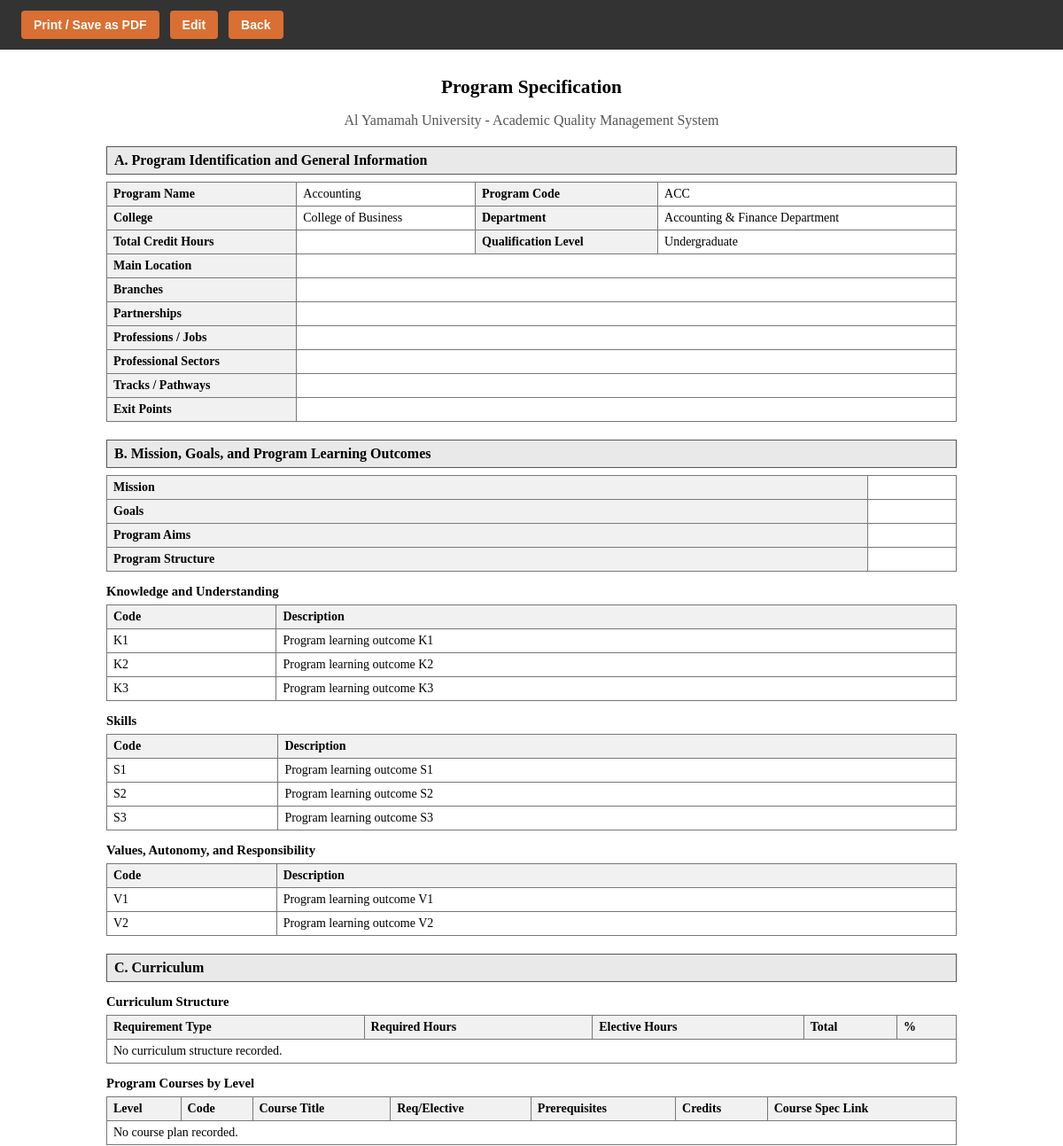
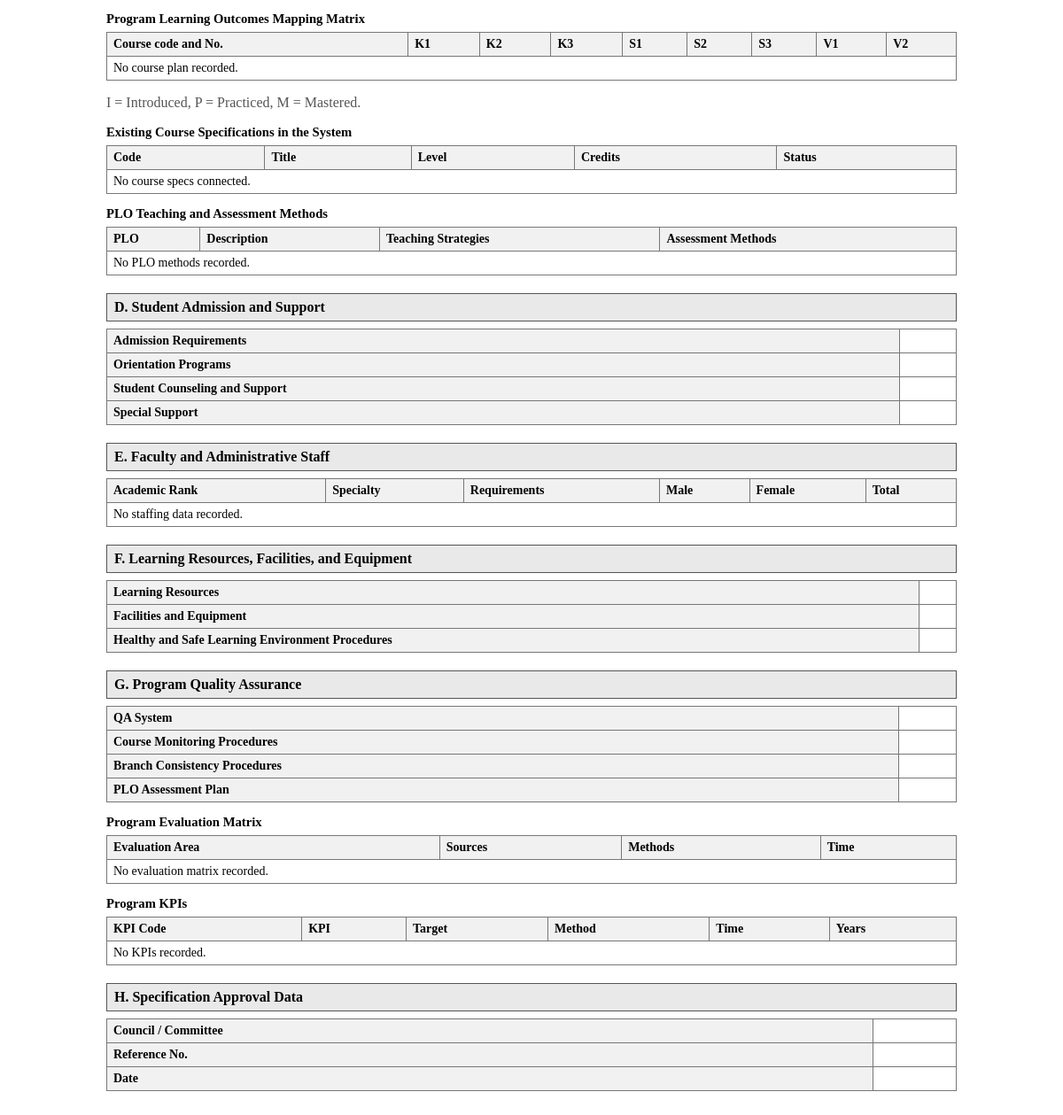
The page /program/view.php?id=2 (signed in) on the database its author committed (2 pictures, top to bottom).
### tables this page shows
CREATE TABLE `program_specs` (
  `program_id` int NOT NULL,
  `program_name` varchar(200) NOT NULL,
  `program_code` varchar(50) DEFAULT NULL,
  `college` varchar(150) DEFAULT NULL,
  `department` varchar(150) DEFAULT NULL,
  `credit_hours` int DEFAULT NULL,
  `qualification_level` varchar(100) DEFAULT NULL,
  `mission` text,
  `goals` text,
  `program_aims` text,
  `program_structure` text
);

CREATE TABLE `program_learning_outcomes` (
  `plo_id` int NOT NULL,
  `program_id` int NOT NULL,
  `plo_code` varchar(20) NOT NULL,
  `description` text NOT NULL,
  `category` enum('Knowledge','Skills','Values') NOT NULL
);

### program/view.php (the view, shortened to what this page needs)
<?php
require_once '../db.php';
$program_id = intval($_GET['id'] ?? 1);
function h($v){ return htmlspecialchars((string)($v ?? ''), ENT_QUOTES, 'UTF-8'); }
function rows(PDO $pdo, string $sql, int $id){ $q=$pdo->prepare($sql); $q->execute([$id]); return $q->fetchAll(); }
$stmt=$pdo->prepare('SELECT * FROM program_specs WHERE program_id=?');
$stmt->execute([$program_id]);
$program=$stmt->fetch();
$plos=rows($pdo,'SELECT * FROM program_learning_outcomes WHERE program_id=? ORDER BY category, plo_code',$program_id);
$kpis=rows($pdo,'SELECT * FROM program_kpis WHERE program_id=? ORDER BY kpi_code, id',$program_id);
$curriculum=rows($pdo,'SELECT * FROM program_curriculum_structure WHERE program_id=? ORDER BY id',$program_id);
$plan=rows($pdo,'SELECT * FROM program_course_plan WHERE program_id=? ORDER BY level_no, course_code',$program_id);
$methods=rows($pdo,'SELECT pm.*, p.plo_code, p.description FROM program_plo_methods pm JOIN program_learning_outcomes p ON pm.plo_id=p.plo_id WHERE pm.program_id=? ORDER BY p.category, p.plo_code',$program_id);
$staff=rows($pdo,'SELECT * FROM program_staffing WHERE program_id=? ORDER BY id',$program_id);
$evals=rows($pdo,'SELECT * FROM program_evaluation_matrix WHERE program_id=? ORDER BY id',$program_id);
$courseSpecs=rows($pdo,'SELECT course_id, course_code, course_title, course_level, credit_hours, status FROM course_specs WHERE program_id=? ORDER BY course_level, course_code',$program_id);
$mapping=[];
$ploByCategory=[]; foreach($plos as $p){ $ploByCategory[$p['category']][]=$p; }
?>
<!DOCTYPE html><html lang="en"><head><meta charset="UTF-8"><meta name="viewport" content="width=device-width, initial-scale=1.0"><title>Program Specification - <?php echo h($program['program_name']); ?></title></head><body>
<div class="no-print"><button onclick="window.print()">Print / Save as PDF</button><a href="edit.php?id=<?php echo $program_id; ?>">Edit</a><a href="../index.php">Back</a></div>
<div class="print-wrapper"><h1>Program Specification</h1><p class="center muted">Al Yamamah University - Academic Quality Management System</p>
<h2>A. Program Identification and General Information</h2>
<table><tr><th>Program Name</th><td><?php echo h($program['program_name']); ?></td><th>Program Code</th><td><?php echo h($program['program_code']); ?></td></tr><tr><th>College</th><td><?php echo h($program['college']); ?></td><th>Department</th><td><?php echo h($program['department']); ?></td></tr><tr><th>Total Credit Hours</th><td></td><th>Qualification Level</th><td><?php echo h($program['qualification_level']); ?></td></tr><tr><th>Main Location</th><td colspan="3"></td></tr><tr><th>Branches</th><td colspan="3"></td></tr><tr><th>Partnerships</th><td colspan="3"></td></tr><tr><th>Professions / Jobs</th><td colspan="3"></td></tr><tr><th>Professional Sectors</th><td colspan="3"></td></tr><tr><th>Tracks / Pathways</th><td colspan="3"></td></tr><tr><th>Exit Points</th><td colspan="3"></td></tr></table>
<h2>B. Mission, Goals, and Program Learning Outcomes</h2>
<table><tr><th>Mission</th><td></td></tr><tr><th>Goals</th><td></td></tr><tr><th>Program Aims</th><td></td></tr><tr><th>Program Structure</th><td></td></tr></table>
<?php if(empty($plos)): ?><p>No PLOs recorded.</p><?php else: foreach($ploByCategory as $cat=>$items): ?><h3><?php echo h($cat); ?></h3><table><tr><th>Code</th><th>Description</th></tr><?php foreach($items as $p): ?><tr><td><?php echo h($p['plo_code']); ?></td><td><?php echo h($p['description']); ?></td></tr><?php endforeach; ?></table><?php endforeach; endif; ?>
<h2>C. Curriculum</h2>
<h3>Curriculum Structure</h3><table><tr><th>Requirement Type</th><th>Required Hours</th><th>Elective Hours</th><th>Total</th><th>%</th></tr><?php if(empty($curriculum)): ?><tr><td colspan="5">No curriculum structure recorded.</td></tr><?php else: foreach($curriculum as $r): ?><tr><td><?php echo h($r['requirement_type']); ?></td><td><?php echo h($r['required_hours']); ?></td><td><?php echo h($r['elective_hours']); ?></td><td><?php echo h($r['total_hours']); ?></td><td><?php echo h($r['percentage']); ?></td></tr><?php endforeach; endif; ?></table>
<h3>Program Courses by Level</h3><table><tr><th>Level</th><th>Code</th><th>Course Title</th><th>Req/Elective</th><th>Prerequisites</th><th>Credits</th><th>Course Spec Link</th></tr><?php if(empty($plan)): ?><tr><td colspan="7">No course plan recorded.</td></tr><?php endif; ?></table>
<h3>Program Learning Outcomes Mapping Matrix</h3>
<table><tr><th>Course code and No.</th><?php foreach($plos as $p): ?><th><?php echo h($p['plo_code']); ?></th><?php endforeach; ?></tr>
<?php if(empty($plan)): ?><tr><td colspan="<?php echo count($plos)+1; ?>">No course plan recorded.</td></tr><?php else: foreach($plan as $c): ?><tr><td><?php echo h($c['course_code'] . ' - ' . $c['course_title']); ?></td><?php foreach($plos as $p): ?><td class="center"><?php echo h($mapping[$c['id']][$p['plo_id']] ?? ''); ?></td><?php endforeach; ?></tr><?php endforeach; endif; ?>
</table>
<p class="muted">I = Introduced, P = Practiced, M = Mastered.</p>
<h3>Existing Course Specifications in the System</h3><table><tr><th>Code</th><th>Title</th><th>Level</th><th>Credits</th><th>Status</th></tr><?php if(empty($courseSpecs)): ?><tr><td colspan="5">No course specs connected.</td></tr><?php endif; ?></table>
<h3>PLO Teaching and Assessment Methods</h3><table><tr><th>PLO</th><th>Description</th><th>Teaching Strategies</th><th>Assessment Methods</th></tr><?php if(empty($methods)): ?><tr><td colspan="4">No PLO methods recorded.</td></tr><?php else: foreach($methods as $m): ?><tr><td><?php echo h($m['plo_code']); ?></td><td><?php echo h($m['description']); ?></td><td><?php echo nl2br(h($m['teaching_strategies'])); ?></td><td><?php echo nl2br(h($m['assessment_methods'])); ?></td></tr><?php endforeach; endif; ?></table>
<h2>D. Student Admission and Support</h2>
<table><tr><th>Admission Requirements</th><td></td></tr><tr><th>Orientation Programs</th><td></td></tr><tr><th>Student Counseling and Support</th><td></td></tr><tr><th>Special Support</th><td></td></tr></table>
<h2>E. Faculty and Administrative Staff</h2>
<table><tr><th>Academic Rank</th><th>Specialty</th><th>Requirements</th><th>Male</th><th>Female</th><th>Total</th></tr><?php if(empty($staff)): ?><tr><td colspan="6">No staffing data recorded.</td></tr><?php endif; ?></table>
<h2>F. Learning Resources, Facilities, and Equipment</h2>
<table><tr><th>Learning Resources</th><td></td></tr><tr><th>Facilities and Equipment</th><td></td></tr><tr><th>Healthy and Safe Learning Environment Procedures</th><td></td></tr></table>
<h2>G. Program Quality Assurance</h2>
<table><tr><th>QA System</th><td></td></tr><tr><th>Course Monitoring Procedures</th><td></td></tr><tr><th>Branch Consistency Procedures</th><td></td></tr><tr><th>PLO Assessment Plan</th><td></td></tr></table>
<h3>Program Evaluation Matrix</h3><table><tr><th>Evaluation Area</th><th>Sources</th><th>Methods</th><th>Time</th></tr><?php if(empty($evals)): ?><tr><td colspan="4">No evaluation matrix recorded.</td></tr><?php else: foreach($evals as $e): ?><tr><td><?php echo h($e['evaluation_area']); ?></td><td><?php echo h($e['evaluation_sources']); ?></td><td><?php echo h($e['evaluation_methods']); ?></td><td><?php echo h($e['evaluation_time']); ?></td></tr><?php endforeach; endif; ?></table>
<h3>Program KPIs</h3><table><tr><th>KPI Code</th><th>KPI</th><th>Target</th><th>Method</th><th>Time</th><th>Years</th></tr><?php if(empty($kpis)): ?><tr><td colspan="6">No KPIs recorded.</td></tr><?php endif; ?></table>
<h2>H. Specification Approval Data</h2>
<table><tr><th>Council / Committee</th><td></td></tr><tr><th>Reference No.</th><td></td></tr><tr><th>Date</th><td></td></tr></table>
</div></body></html>

### program/view.php (style rules this page uses)
body { font-family:"Times New Roman",serif;font-size:12pt;color:#000;background:#fff;margin:0 }
.no-print { font-family:Arial,sans-serif;background:#333;color:white;padding:12px 24px;display:flex;gap:12px }
.no-print button,.no-print a { background:#d96f32;color:#fff;border:0;padding:8px 14px;font-weight:700;border-radius:4px;font-size:14px;text-decoration:none }
.print-wrapper { max-width:960px;margin:0 auto;padding:30px 40px }
h1 { font-size:16pt;text-align:center;margin:0 0 4px }
h2 { font-size:12pt;background:#e9e9e9;border:1px solid #555;padding:6px 8px;margin:20px 0 8px }
h3 { font-size:11pt;margin:14px 0 6px }
table { width:100%;border-collapse:collapse;margin-bottom:12px;font-size:10.5pt }
th,td { border:1px solid #777;padding:5px 7px;vertical-align:top }
th { background:#f1f1f1;text-align:left }
.center { text-align:center }
.muted { color:#555 }

### rows shown on the page
program_specs: program_name "Accounting", program_code "ACC", college "College of Business", department "Accounting & Finance Department", qualification_level "Undergraduate"
program_learning_outcomes: plo_code "K1", description "Program learning outcome K1"
program_learning_outcomes: plo_code "K2", description "Program learning outcome K2"
program_learning_outcomes: plo_code "K3", description "Program learning outcome K3"
program_learning_outcomes: plo_code "S1", description "Program learning outcome S1"
program_learning_outcomes: plo_code "S2", description "Program learning outcome S2"
program_learning_outcomes: plo_code "S3", description "Program learning outcome S3"
program_learning_outcomes: plo_code "V1", description "Program learning outcome V1"
program_learning_outcomes: plo_code "V2", description "Program learning outcome V2"

### other values the page prints
$cat "Knowledge and Understanding"
$cat "Skills"
$cat "Values, Autonomy, and Responsibility"
